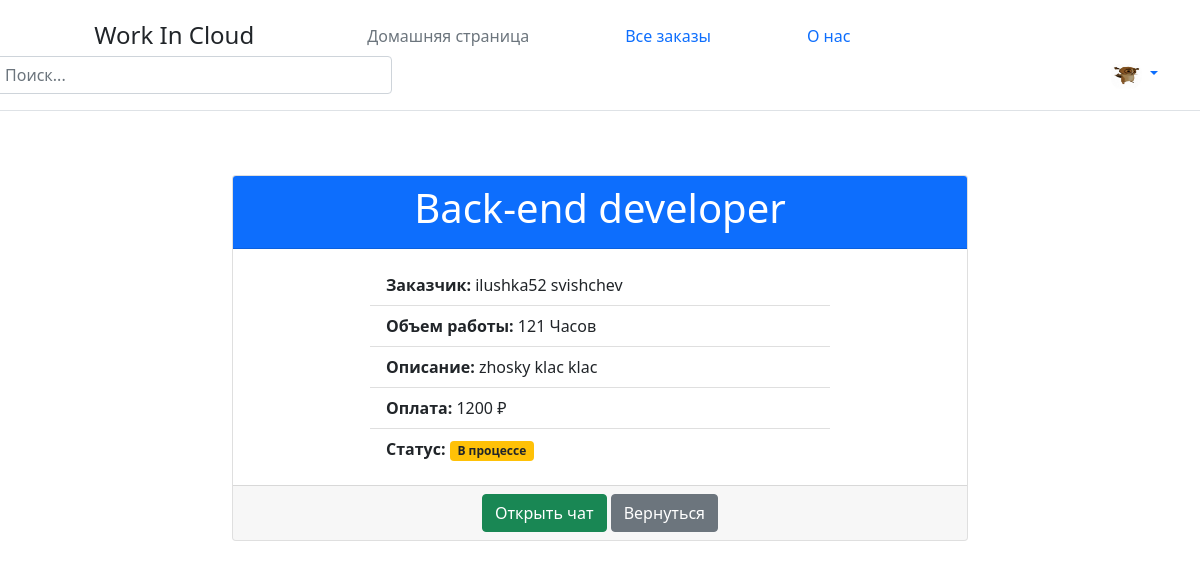
The app's page /work/1 (signed in) with its own data.
### data/user.py (models this page shows, shortened)
class User(SqlAlchemyBase, UserMixin):
    __tablename__ = 'users'
    id = sqlalchemy.Column(sqlalchemy.Integer,
                           primary_key=True, autoincrement=True)
    name = sqlalchemy.Column(sqlalchemy.String, nullable=True)
    surname = sqlalchemy.Column(sqlalchemy.String, nullable=True)
    profession = sqlalchemy.Column(sqlalchemy.String, nullable=True)
    portfolio_link = sqlalchemy.Column(sqlalchemy.String, nullable=True)
    about = sqlalchemy.Column(sqlalchemy.String, nullable=True)
    email = sqlalchemy.Column(sqlalchemy.String,
                              index=True, unique=True, nullable=True)
    hashed_password = sqlalchemy.Column(sqlalchemy.String, nullable=True)
    created_date = sqlalchemy.Column(sqlalchemy.DateTime,
                                     default=datetime.datetime.now)
    role = sqlalchemy.Column(sqlalchemy.String, nullable=True)
    avatar_path = sqlalchemy.Column(sqlalchemy.String, nullable=True)

### data/vacancy.py (models this page shows)
class Vacancy(SqlAlchemyBase):
    __tablename__ = 'vacancy'
    id = sqlalchemy.Column(sqlalchemy.Integer,
                           primary_key=True, autoincrement=True)
    creator_id = sqlalchemy.Column(sqlalchemy.String,
                                    sqlalchemy.ForeignKey("users.id"))
    customer = orm.relationship('User')
    job_name = sqlalchemy.Column(sqlalchemy.String, nullable=True)
    work_size = sqlalchemy.Column(sqlalchemy.Integer, nullable=True)
    description = sqlalchemy.Column(sqlalchemy.String, nullable=True)
    salary = sqlalchemy.Column(sqlalchemy.Integer, nullable=True)
    is_finished = sqlalchemy.Column(sqlalchemy.Boolean)
    responders = sqlalchemy.Column(sqlalchemy.String, nullable=True, default="")

### main.py (the view)
@app.route('/work/<int:job_id>')
@login_required
def work_detail(job_id):
    db_sess = db_session.create_session()
    job = db_sess.query(Vacancy).join(User).filter(Vacancy.id == job_id).first()
    return render_template('work_detail.html', job=job)

### data/db_session.py (called while the page is built)
def create_session() -> Session:
    global __factory
    return __factory()

### main.py (called while the page is built)
@login_manager.user_loader
def load_user(user_id):
    db_sess = db_session.create_session()
    return db_sess.query(User).get(user_id)

### templates/work_detail.html
{% extends "base.html" %}
{% block content %}
{% if current_user.is_authenticated %}
<div class="container">
    <div class="row justify-content-center">
        <div class="col-md-8">
            <div class="card my-5">
                <div class="card-header text-center bg-primary text-white">
                    <h1 class="card-title">{{ job.job_name }}</h1>
                </div>
                <div class="card-body">
                    <div class="row">
                        <div class="col-md-8 offset-md-2">
                            <ul class="list-group list-group-flush">
                                <li class="list-group-item">
                                    <strong>Заказчик:</strong> {{ job.customer.name }} {{ job.customer.surname }}
                                </li>
                                <li class="list-group-item">
                                    <strong>Объем работы:</strong> {{ job.work_size }} Часов
                                </li>
                                <li class="list-group-item">
                                    <strong>Описание:</strong> {{ job.description }}
                                </li>
                                <li class="list-group-item">
                                    <strong>Оплата:</strong> {{ job.salary }} ₽
                                </li>
                                <li class="list-group-item">
                                    <strong>Статус:</strong>
                                    {% if job.is_finished %}
                                    <span class="badge bg-success">Завершена</span>
                                    {% else %}
                                    <span class="badge bg-warning text-dark">В процессе</span>
                                    {% endif %}
                                </li>
                            </ul>
                        </div>
                    </div>
                </div>
                <div class="card-footer text-center">
                    {% if current_user.is_authenticated and current_user.role == "executor" %}
                    {% if current_user.id|string in job.responders.split() %}
                    <a href="/chat/{{ job.customer.id }}-{{ current_user.id }}" class="btn btn-success">Открыть чат</a>
                    {% else %}
                    <a href="/respond_to_job/{{ job.id }}" class="btn btn-info">Откликнуться</a>
                    {% endif %}
                    {% endif %}
                    {% if current_user.is_authenticated and current_user.id == job.customer.id and current_user.role ==
                    "customer" %}
                    <a href="/jobs" class="btn btn-secondary">Вернуться</a>
                    <a href="/jobs_edit/{{ job.id }}" class="btn btn-warning">Изменить</a>
                    <a href="/jobs_delete/{{ job.id }}" class="btn btn-danger">Завершить</a>
                    {% else %}
                    <a href="/jobs" class="btn btn-secondary">Вернуться</a>
                    {% endif %}
                </div>
            </div>
        </div>
    </div>
</div>
{% endif %}
{% endblock %}

### templates/base.html (shortened to what this page needs)
<!DOCTYPE html>
<html lang="ru">
<head>
    <link rel="stylesheet" href="{{ url_for('static', filename='css/style.css') }}">
    <link href="https://cdn.jsdelivr.net/npm/bootstrap@5.0.2/dist/css/bootstrap.min.css" rel="stylesheet">
</head>
<body>
<header class="p-3 mb-3 border-bottom">
    <div class="container">
        <div class="d-flex flex-wrap align-items-center justify-content-between">
            <a style="margin-right: 65px">
                <svg class="bi me-2" width="40" height="32" role="img" aria-label="Bootstrap"><use xlink:href="#bootstrap"></use></svg>
                <span class="fs-4">Work In Cloud</span>
            </a>
            <ul class="nav col-12 col-lg-auto me-lg-auto mb-2 justify-content-center mb-md-0">
                <li><a href="/main" class="nav-link px-5 link-secondary">Домашняя страница</a></li>
                <li><a href="/jobs" class="nav-link px-5 link-body-emphasis">Все заказы</a></li>
                <li><a href="/about" class="nav-link px-5 link-body-emphasis">О нас</a></li>
            </ul>
            <form style="width: 400px; margin-left: -50px;" class="col-12 col-lg-auto mb-3 mb-lg-0 me-lg-3" role="search">
                <input type="search" class="form-control" placeholder="Поиск..." aria-label="Search">
            </form>
            {% if current_user.is_authenticated %}
                <div class="dropdown text-end">
                    <a href="#" class="d-block link-body-emphasis text-decoration-none dropdown-toggle" data-bs-toggle="dropdown" aria-expanded="false">
                        <img src="{{ current_user.avatar_path }}" alt="avatar" width="32" height="32" class="rounded-circle">
                    </a>
                </div>
            {% else %}
                <div class="text-end">
                    <a href="/select_role" class="btn btn-outline-primary me-2">Зарегистрироваться</a>
                    <a href="/login" class="btn btn-primary">Войти</a>
                </div>
            {% endif %}
        </div>
    </div>
</header>
    {% block content %}
    {% endblock %}
</body>
</html>

### static/css/style.css (style rules this page uses)
body { background-color: #f4f4f4; color: #333; font-family: Arial, sans-serif; }

### records on screen
User: avatar_path (picture)
Vacancy: job_name "Back-end developer", work_size "121", description "zhosky klac klac", salary "1200"
User: customer.name "ilushka52", customer.surname "svishchev"
